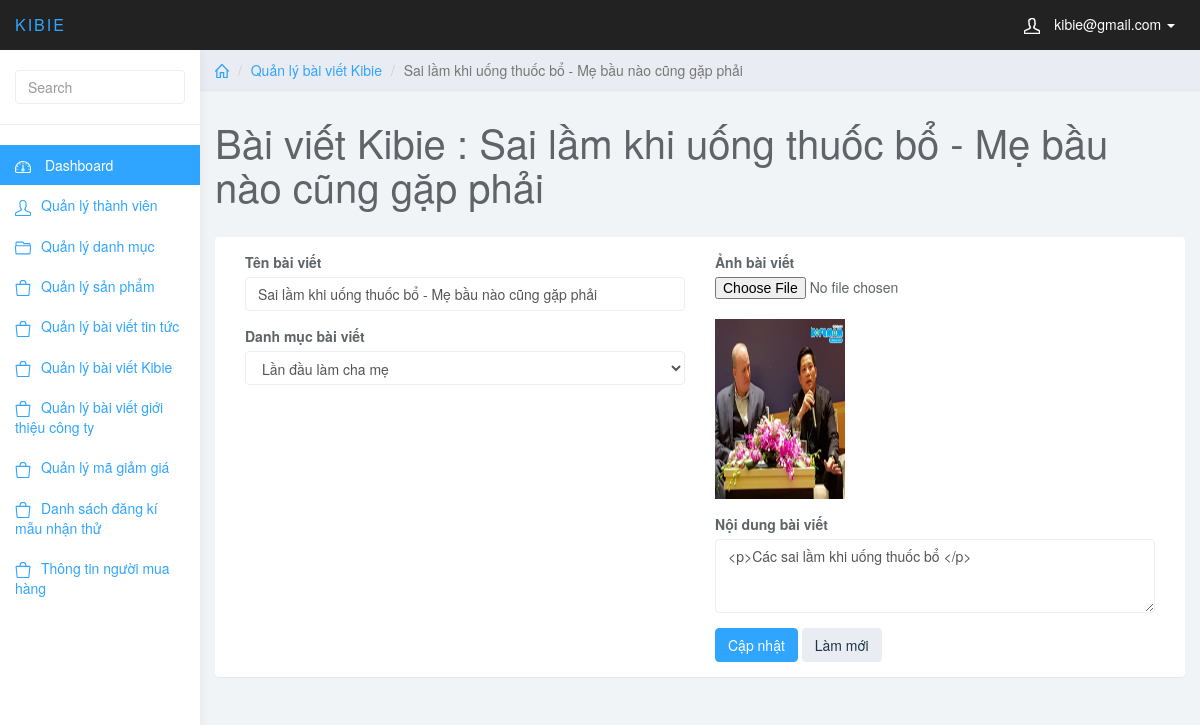
/admin/index.php?page_layout=edit_blogkibie&blogki_id=2 (signed in), run on the app's committed database.
### tables this page shows
CREATE TABLE `blog_kibie` (
  `blogki_id` int(250) NOT NULL,
  `catki_id` int(250) NOT NULL,
  `blogki_name` varchar(250) NOT NULL,
  `blogki_img` varchar(250) NOT NULL,
  `blogki_detail` text NOT NULL
);

CREATE TABLE `cat_blogkibie` (
  `catki_id` int(250) NOT NULL,
  `catki_name` varchar(250) NOT NULL
);

### admin/edit_blogkibie.php (the view, shortened to what this page needs)
<?php
$blogki_id = $_GET['blogki_id'];
$sql_cat = "SELECT * FROM cat_blogkibie
		   ORDER BY catki_id ASC";
$query_cat = mysqli_query($conn, $sql_cat);
$sql = "SELECT * FROM blog_kibie
		WHERE blogki_id = $blogki_id";
$query = mysqli_query($conn, $sql);
$row = mysqli_fetch_array($query);
?>
<div class="col-sm-9 col-sm-offset-3 col-lg-10 col-lg-offset-2 main">
    <div class="row">
        <ol class="breadcrumb">
            <li><a href="#"><svg class="glyph stroked home">
                        <use xlink:href="#stroked-home"></use>
                    </svg></a></li>
            <li><a href="">Quản lý bài viết Kibie </a></li>
            <li class="active"><?php echo $row['blogki_name']; ?></li>
        </ol>
    </div>
    <div class="row">
        <div class="col-lg-12">
            <h1 class="page-header">Bài viết Kibie : <?php echo $row['blogki_name']; ?></h1>
        </div>
    </div>
    <div class="row">
        <div class="col-lg-12">
            <div class="panel panel-default">
                <div class="panel-body">
                    <div class="col-md-6">
                        <form role="form" method="post" enctype="multipart/form-data">
                            <div class="form-group">
                                <label>Tên bài viết</label>
                                <input type="text" name="blogki_name" required class="form-control" value="<?php echo $row['blogki_name']; ?>" placeholder="">
                            </div>
                            <div class="form-group">
                                <label>Danh mục bài viết</label>
                                <select name="catki_id" class="form-control">
                                    <?php
                                    while ($row_cat = mysqli_fetch_array($query_cat)) {
                                    ?>
                                        <option <?php if ($row_cat['catki_id'] == $row['catki_id']) {
                                                    echo 'selected';
                                                } ?> value=<?php echo $row_cat['catki_id']; ?>><?php echo $row_cat['catki_name']; ?></option>
                                    <?php
                                    }
                                    ?>
                                </select>
                            </div>
                    </div>
                    <div class="col-md-6">
                        <div class="form-group">
                            <label>Ảnh bài viết</label>
                            <input type="file" name="blogki_img">
                            <br>
                            <div>
                                <img width="130" height="180" src="img/products/<?php echo $row['blogki_img']; ?>">
                            </div>
                        </div>
                        <div class="form-group">
                            <label>Nội dung bài viết</label>
                            <textarea name="blogki_detail" required class="form-control" rows="3"><?php echo $row['blogki_detail']; ?></textarea>
                        </div>
                        <button type="submit" name="sbm" class="btn btn-primary">Cập nhật</button>
                        <button type="reset" class="btn btn-default">Làm mới</button>
                    </div>
                </div>
            </div>
        </div>
    </div>
</div>

### admin/css/styles.css (style rules this page uses)
body { background: #f1f4f7; padding-top: 50px; color: #5f6468; }
a, a:hover, a:focus { color: #30a5ff; }
h1, h2, h3, h4, h5, h6 { color: #5f6468; }
h1 { font-weight: 300; font-size: 40px; }
.form-control { border: 1px solid #eee; box-shadow: none; }
.btn-default, .btn-default:hover, .btn-default:focus, .btn-default:active, .btn-default.active, .open > .dropdown-toggle.btn-default, .btn-default.disabled, .btn-default[disabled], fieldset[disabled] .btn-default, .btn-default.disabled:hover, .btn-default[disabled]:hover, fieldset[disabled] .btn-default:hover, .btn-default.disabled:focus, .btn-default[disabled]:focus, fieldset[disabled] .btn-default:focus, .btn-default.disabled:active, .btn-default[disabled]:active, fieldset[disabled] .btn-default:active, .btn-default.disabled.active, .btn-default[disabled].active, fieldset[disabled] .btn-default.active { background-color: #e9ecf2; border-color: #e9ecf2; color: #1b3548; }
.btn-primary, .btn-primary:hover, .btn-primary:focus, .btn-primary:active, .btn-primary.active, .open > .dropdown-toggle.btn-primary, .btn-primary.disabled, .btn-primary[disabled], fieldset[disabled] .btn-primary, .btn-primary.disabled:hover, .btn-primary[disabled]:hover, fieldset[disabled] .btn-primary:hover, .btn-primary.disabled:focus, .btn-primary[disabled]:focus, fieldset[disabled] .btn-primary:focus, .btn-primary.disabled:active, .btn-primary[disabled]:active, fieldset[disabled] .btn-primary:active, .btn-primary.disabled.active, .btn-primary[disabled].active, fieldset[disabled] .btn-primary.active { background-color: #30a5ff; border-color: #30a5ff; }
.panel { border: 0; }
.breadcrumb { border-radius: 0; padding: 10px 15px; background: #e9ecf2; box-shadow: 0 1px 1px rgba(0, 0, 0, .05); margin: 0 ; }
h1.page-header { margin-top: 30px; border-bottom: 0; }
.breadcrumb .glyph { height: 14px; width: 14px; margin: -2px 0 0 0; stroke-width: 4px; }

### data on the page
blog_kibie: blogki_name "Sai lầm khi uống thuốc bổ - Mẹ bầu nào cũng gặp phải", catki_id "Lần đầu làm cha mẹ", blogki_img (picture), blogki_detail "<p>Các sai lầm khi uống thuốc bổ </p>"

### other printed values
$_SESSION['mail'] "kibie@gmail.com"
